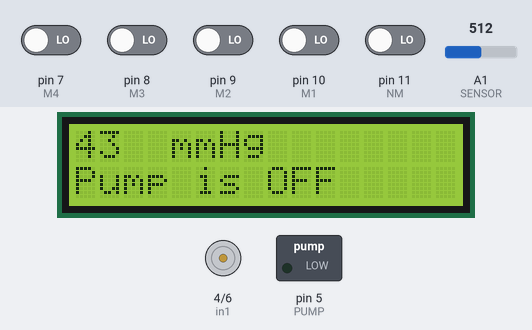
Bench run of a sketch on a simulated Arduino Uno, built with avr-gcc and run on an emulated ATmega328P. On the bench: 16×2 character LCD, motor-driver pin pairs drawn as motors (green arrow = first pin HIGH = forward, orange = second pin HIGH = backward, longer = more drive), switched loads named in the sketch (green lamp = pin HIGH). The test bench sets the inputs (shaded band); at power-on: pin 7 (M4), pin 8 (M3), pin 9 (M2), pin 10 (M1), pin 11 (NM) LOW, A1 (SENSOR) = 512. What the sketch prints to the serial monitor is not drawn.

Above: at 1.2 s.
1.3 s: pin 7 (M4) driven HIGH
At 2.2 s:
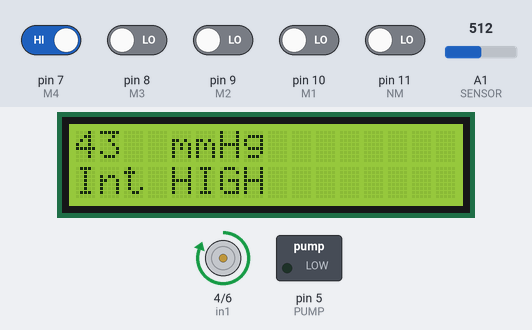
4.3 s: pin 8 (M3) driven HIGH
At 4.66 s:
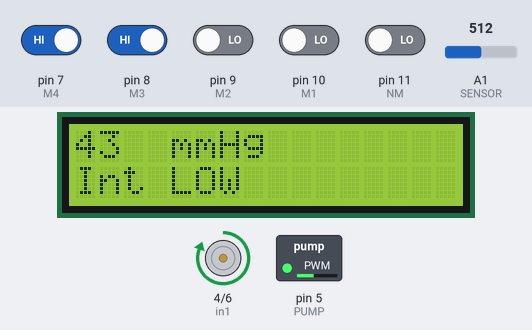
7.3 s: pin 9 (M2) driven HIGH
At 7.78 s:
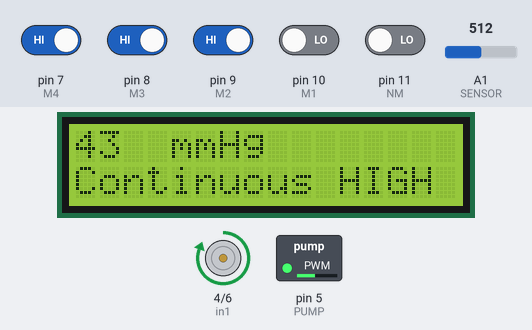
10.3 s: pin 11 (NM) driven HIGH
At 11.1 s:
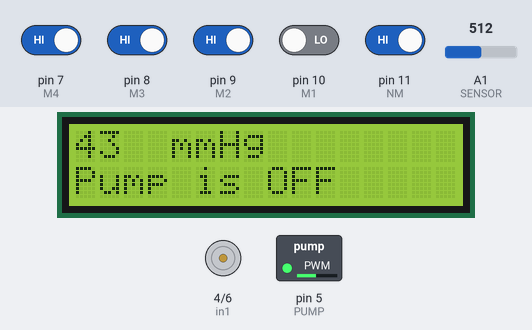
13.3 s: A1 (SENSOR) set to 716
At 14.2 s:
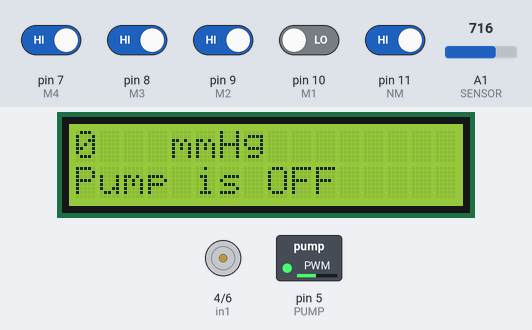
15.0 s: A1 (SENSOR) set to 613
At 16.1 s:
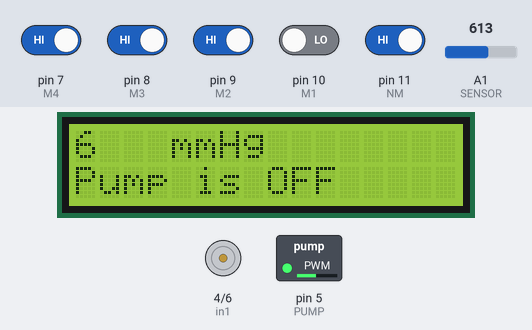
16.9 s: A1 (SENSOR) set to 587
Timing chart, 0 to 19.7 s (numbered marks = the images above; inputs shaded):
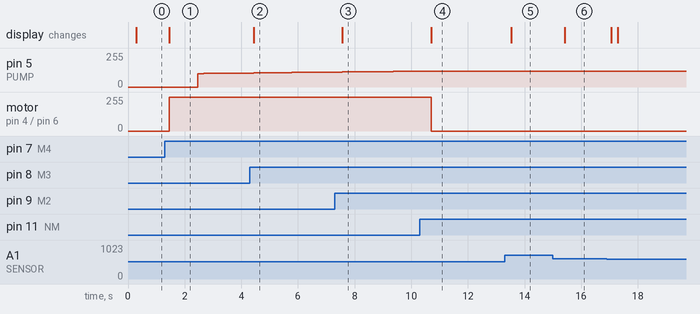

Measured:
- after the input at 1.3 s, pin 5 (PUMP): moves from 0/255 to 105/255 over 1.5 s, starting after 1.2 s; motor on pin 4 (in1) / pin 6 (in2): stopped → forward 255/255 after 0.16 s; the display: changes after 0.16 s (image 1)
- after the input at 4.3 s, the display: changes after 0.15 s (image 2)
- after the input at 7.3 s, the display: changes after 0.26 s (image 3)
- after the input at 10.3 s, pin 5 (PUMP): stays 119/255 (without the input it goes to 120/255 after 0.41 s); motor on pin 4 (in1) / pin 6 (in2): forward 255/255 → stopped after 0.41 s; the display: changes after 0.41 s (image 4)
- after the input at 13.3 s, the display: changes after 0.24 s (image 5)
- after the input at 15.0 s, the display: changes after 0.42 s (image 6)

The sketch:

AYO_DEV10_J.ino
```cpp
#define SENSOR A1 //Pressure
#define PUMP 5


int enA = 5;
int in1 = 4;
int in2 = 6;
const int NM = 11;
const int M1 = 10;
const int M2 = 9;
const int M3 = 8;
const int M4 = 7;
int interval = 1;
int PWM2 = 100;
int lowLimit = 69;
int highLimit = 71;

long longInterval = 300000;
long longDuration = 120000;
//long longInterval = 30000;
//long longDuration = 15000;
long millisIntermittentOn, millisIntermittentOff;
boolean intPump = false;
boolean pumpOn = false;
boolean instillOn = false;
boolean intermittentOn = false;
boolean setPres = true;
boolean leakage = false;


#include <Wire.h>
#include <LiquidCrystal_I2C.h>
//LiquidCrystal lcd(2, 3, 4, 5, 6, 7); //To lcd (RS,E,D4,D5,D6,D7)
LiquidCrystal_I2C lcd(0x27, 2, 1, 0, 4, 5, 6, 7, 3, POSITIVE);

//Counter to change positions of pages

int mod=1 ;       //To move beetwen pages
int prevMode;

//-------Pins-----//
int up = 9;               //Up button
int down = 10;           //Down button
//---------Storage debounce function-----//
boolean current_up = LOW;
boolean last_up=LOW;
boolean last_down = LOW;
boolean current_down = LOW;

int sensorValue = 0;
int pressure = 0;


void setup() {
  lcd.begin(16,2);
  lcd.backlight();
  Serial.begin(9600);
  pinMode(PUMP, OUTPUT);
  pinMode(enA, OUTPUT);
  pinMode(in1, OUTPUT);
  pinMode(in2, OUTPUT);
  pinMode(NM, INPUT);
  pinMode(M1, INPUT);
  pinMode(M2, INPUT);
  pinMode(M3, INPUT);
  pinMode(M4, INPUT);

}


   //---- De-bouncing function for all buttons----//
boolean debounce(boolean last, int pin)
{
boolean current = digitalRead(pin);
if (last != current)
{
delay(5);
current = digitalRead(pin);
}
return current;
}


void loop() {
   readPressure();
   if (mod == 2 || mod == 4){
    lowLimit = 69;
    highLimit = 71;
    }else{
      lowLimit = 119;
      highLimit = 121;
   }


//  current_up = debounce(last_up, up);         //Debounce for Up button
//  current_down = debounce(last_down, down);   //Debounce for Down button
//
//  //----Page counter function to move pages----//
//
//  //Page Up
//  if (last_up== LOW && current_up == HIGH){  //When up button is pressed
//      lcd.clear();                     //When page is changed, lcd clear to print new page
//      if(mod <4){              //Page counter never higher than 3(total of pages)
//      mod= mod +1;   //Page up
//
//      }
//      else{
//      mod = 1;
//      }
//  }
//
//    last_up = current_up;
//
//  //Page Down
//    if (last_down== LOW && current_down == HIGH){ //When down button is pressed
//      lcd.clear();                     //When page is changed, lcd clear to print new page
//      if(mod >1){              //Page counter never lower than 1 (total of pages)
//      mod= mod -1;   //Page down
//
//      }
//      else{
//      mod = 4;
//      }
//  }
//
//    last_down = current_down;

 if(digitalRead(NM)==1){
       lcd.clear();
       if(mod <5);
       mod=1;
       Serial.println("NOMODE");
     }

    else if(digitalRead(M1)==1){
      lcd.clear();
      if(mod <5);
       mod=2;
       Serial.println("MOD1");

     }

    else if(digitalRead(M2)==1){
      lcd.clear();
      if(mod <5);
       mod=3;
       Serial.println("MOD2");

     }
    else if(digitalRead(M3)==1){
      lcd.clear();
      if(mod <5);
       mod=4;
       Serial.println("MOD3");

     }
    else if(digitalRead(M4)==1){
      lcd.clear();
      if(mod <5);
       mod=5;
       Serial.println("MOD4");

     }


     //------- Switch function to write and show what you want---//
  if (leakage == false){
  lcd.clear();
  switch (mod) {

    case 1:{
      lcd.setCursor(0,0);
      lcd.print(pressure);
      lcd.setCursor(4,0);
      lcd.print("mmHg");
      lcd.setCursor(0,1);
      lcd.print("Pump is OFF");
      }
    break;

    case 2:{     //Design of home page 1
      lcd.setCursor(0,0);
      lcd.print(pressure);
      lcd.setCursor(4,0);
      lcd.print("mmHg");
      lcd.setCursor(0,1);
      lcd.print("Continuous LOW");

    }
    break;

    case 3:{
      lcd.setCursor(0,0);
      lcd.print(pressure);
      lcd.setCursor(4,0);
      lcd.print("mmHg");
      lcd.setCursor(0,1);
      lcd.print("Continuous HIGH");
      }
    break;

    case 4:{
      lcd.setCursor(0,0);
      lcd.print(pressure);
      lcd.setCursor(4,0);
      lcd.print("mmHg");
      lcd.setCursor(0,1);
      lcd.print("Int LOW");
      }
    break;

    case 5:{
      lcd.setCursor(0,0);
      lcd.print(pressure);
      lcd.setCursor(4,0);
      lcd.print("mmHg");
      lcd.setCursor(0,1);
      lcd.print("Int HIGH");
      }
    break;
  }
  }
     processMode();
}//loop end
void writeLCD(){


}

void readPressure(){
 long x = 0;
 for (int i = 0; i < 100; i++){
    sensorValue = analogRead(SENSOR);
    x = x + abs(sensorValue);
    delay(2);
 }
 x = x/100;
 //pressure = map (x, 451, 368, 70, 120);//3.3v //(x, Reading of Low Value, Reading of High Value, Low Value, High Value)
 pressure = map (x, 630, 140, 0, 180);//5V sensor
//pressure = map (x, 0, 3100, 0, 300); //3.3v Sensor
// Serial.println(pressure);
// Serial.println(x);
 if (pressure < 0){
  pressure = 0;
  }
}

void setPressure(){
     if(pressure > highLimit){
    PWM2 = PWM2 - interval;
    analogWrite(enA,PWM2);
    readPressure();
    leakage = false;
    writeLCD();
    }
   else if(pressure < lowLimit){
    if (PWM2 > 250){
      PWM2 = 255;
      readPressure();
      lcd.noBacklight();
      delay (500);
      lcd.backlight();
      lcd.clear();
      lcd.setCursor(0,0);
      lcd.print(pressure);
      lcd.setCursor(4,0);
      lcd.print("mmHg");
      lcd.setCursor(0,1);
      lcd.print("TOO MUCH LEAKAGE");
      leakage = true;
      }
      else{
      PWM2 = PWM2 + interval;
      analogWrite(enA,PWM2);
      readPressure();
      writeLCD();
      leakage = false;
      }

    }
   else{

    }

    }

void pressure_control(){

  digitalWrite(in1, LOW);
  digitalWrite(in2, HIGH);

  //Accelarate
  for (int i = 0; i < 255; i++) {
    analogWrite(enA, i);
    delay(2);
  }
}


void processMode(){

   if (mod == 1){
    //setPressure();
    turnOff();
  }else if (mod == 3){
    setPressure();
    turnOn();
    intermittentOn = false;
  }else if (mod == 2){
    setPressure();
    turnOn();
    intermittentOn = false;
  }else if(mod==5){
    if(!intermittentOn){
      turnOn();
      millisIntermittentOn = millis();
      intermittentOn = true;
      delay(1000);
      setPressure();
      setPres = true;
      intPump = true;
    }else{
      if(((millis() - millisIntermittentOn) > longInterval) && intermittentOn == true && intPump == true){
        turnOff();
        millisIntermittentOff = millis();
        setPres = false;
        intPump = false;
      }else if(((millis() - millisIntermittentOff) > longDuration) && intPump == false){
        turnOn();
        delay(1000);
        intermittentOn = false;
        millisIntermittentOn = millis();
        setPres = true;
        intPump = true;
      }
    }
    if(setPres == true){
        setPressure();
      }else{
        readPressure();
      }
  }else if(mod==4){
    if(!intermittentOn){
      turnOn();
      millisIntermittentOn = millis();
      intermittentOn = true;
      setPressure ();
      setPres = true;
      intPump = true;
    }else{
      if(((millis() - millisIntermittentOn) > longInterval) && intermittentOn == true && intPump == true){
      turnOff();
        millisIntermittentOff = millis();
        setPres = false;
        intPump = false;
      }else if(((millis() - millisIntermittentOff) > longDuration) && intPump == false){
      turnOn();
        delay(1000);
        intermittentOn = false;
        millisIntermittentOn = millis();
        setPres = true;
        intPump = true;
      }
    }
    if(setPres == true){
        setPressure ();
      }else{
        readPressure();
      }
  }
}

void turnOn(){
  digitalWrite(in1, HIGH);
  digitalWrite(in2, LOW);
  }

void turnOff(){
  digitalWrite(in1, LOW);
  digitalWrite(in2, LOW);
  }
```
